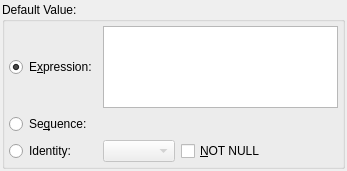
<?xml version="1.0" encoding="UTF-8"?>
<ui version="4.0">
 <class>ColumnWidget</class>
 <widget class="QWidget" name="ColumnWidget">
  <property name="geometry">
   <rect>
    <x>0</x>
    <y>0</y>
    <width>347</width>
    <height>171</height>
   </rect>
  </property>
  <layout class="QGridLayout" name="column_grid">
   <property name="leftMargin">
    <number>2</number>
   </property>
   <property name="topMargin">
    <number>2</number>
   </property>
   <property name="rightMargin">
    <number>2</number>
   </property>
   <property name="bottomMargin">
    <number>2</number>
   </property>
   <property name="spacing">
    <number>6</number>
   </property>
   <item row="0" column="0" colspan="2">
    <widget class="QGroupBox" name="default_value_grp">
     <property name="title">
      <string>Default Value:</string>
     </property>
     <layout class="QGridLayout" name="gridLayout">
      <property name="leftMargin">
       <number>4</number>
      </property>
      <property name="topMargin">
       <number>4</number>
      </property>
      <property name="rightMargin">
       <number>4</number>
      </property>
      <property name="bottomMargin">
       <number>4</number>
      </property>
      <item row="2" column="1">
       <widget class="QComboBox" name="identity_type_cmb">
        <property name="enabled">
         <bool>false</bool>
        </property>
       </widget>
      </item>
      <item row="2" column="0">
       <widget class="QRadioButton" name="identity_rb">
        <property name="text">
         <string>Identity:</string>
        </property>
       </widget>
      </item>
      <item row="0" column="0">
       <widget class="QRadioButton" name="expression_rb">
        <property name="text">
         <string>E&amp;xpression:</string>
        </property>
        <property name="checked">
         <bool>true</bool>
        </property>
       </widget>
      </item>
      <item row="1" column="0">
       <widget class="QRadioButton" name="sequence_rb">
        <property name="text">
         <string>Se&amp;quence:</string>
        </property>
       </widget>
      </item>
      <item row="2" column="2">
       <widget class="QCheckBox" name="notnull_chk">
        <property name="sizePolicy">
         <sizepolicy hsizetype="Expanding" vsizetype="Fixed">
          <horstretch>0</horstretch>
          <verstretch>0</verstretch>
         </sizepolicy>
        </property>
        <property name="text">
         <string>&amp;NOT NULL</string>
        </property>
       </widget>
      </item>
      <item row="0" column="1" colspan="2">
       <widget class="QPlainTextEdit" name="def_value_txt">
        <property name="maximumSize">
         <size>
          <width>16777215</width>
          <height>16777215</height>
         </size>
        </property>
        <property name="frameShadow">
         <enum>QFrame::Sunken</enum>
        </property>
        <property name="lineWidth">
         <number>1</number>
        </property>
        <property name="midLineWidth">
         <number>0</number>
        </property>
        <property name="verticalScrollBarPolicy">
         <enum>Qt::ScrollBarAlwaysOff</enum>
        </property>
        <property name="horizontalScrollBarPolicy">
         <enum>Qt::ScrollBarAlwaysOff</enum>
        </property>
        <property name="tabChangesFocus">
         <bool>true</bool>
        </property>
       </widget>
      </item>
     </layout>
    </widget>
   </item>
  </layout>
 </widget>
 <tabstops>
  <tabstop>expression_rb</tabstop>
  <tabstop>def_value_txt</tabstop>
  <tabstop>sequence_rb</tabstop>
 </tabstops>
 <resources/>
 <connections/>
</ui>
